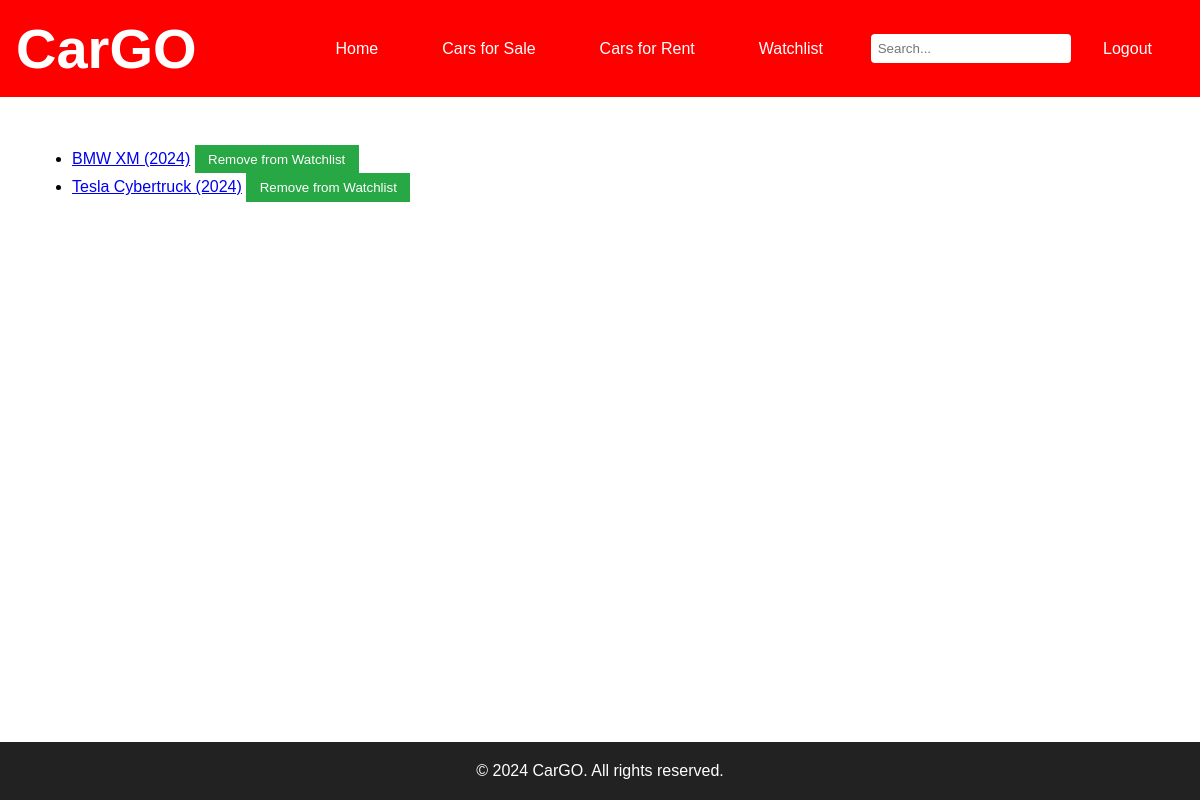
The app's page /watchlist/ (signed in) with its own data.
### sales_rental/models.py (models this page shows)
class Car(models.Model):
    make = models.CharField(max_length=50)
    model = models.CharField(max_length=50)
    year = models.PositiveIntegerField()
    price = models.DecimalField(max_digits=10, decimal_places=2)
    description = models.TextField()
    images = models.ManyToManyField('CarImage', related_name='cars', blank=True)
    discount = models.DecimalField(max_digits=5, decimal_places=2, null=True, blank=True)
    is_available_for_sale = models.BooleanField(default=True)
    is_available_for_rent = models.BooleanField(default=True)
    def __str__(self):
        return f"{self.make} {self.model} ({self.year})"

### sales_rental/views.py (the view)
# urls.py: path('watchlist/', views.view_watchlist, name='view_watchlist'),
@login_required
def view_watchlist(request):
    user_watchlist = request.user.watchlist.all()
    return render(request, 'watchlist.html', {'watchlist': user_watchlist})

### sales_rental/context_processors.py (called while the page is built)
def current_year(request):
    return {'current_year': datetime.now().year}

### sales_rental/templates/watchlist.html (shortened to what this page needs)
{% extends 'base.html' %}
{% block content %}
{% if watchlist %}
<ul>
    {% for car in watchlist %}
    <li>
        <a href="{% url 'car_detail' car.id %}">{{ car }}</a>
        <form action="{% url 'toggle_watchlist' car.id %}" method="post" style="display:inline;">
            <button type="submit">Remove from Watchlist</button>
        </form>
    </li>
    {% endfor %}
</ul>
{% else %}
    <p>Your watchlist is empty.</p>
{% endif %}
{% endblock %}

### sales_rental/static/css/styles.css (style rules this page uses)
html, body { margin: 0; padding: 0; width: 100%; height: 100%; }
* { box-sizing: border-box; }
body { font-family: Arial, sans-serif; display: flex; flex-direction: column; min-height: 100vh; }
button { background-color: #28a745; color: white; border: none; padding: 0.5em 1em; cursor: pointer; }

### records on screen
Car: make+model+year "BMW XM (2024)"
Car: make+model+year "Tesla Cybertruck (2024)"
